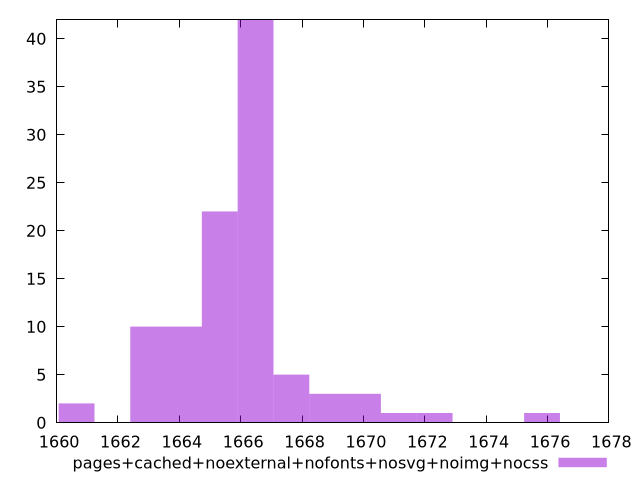

This figure's gnuplot source:
$_pagesCachedNoexternalNofontsNosvgNoimgNocss <<EOF
1665.3178314448392 22
1666.4848376336581 42
1675.820887144211 1
1664.15082525602 10
1662.983819067201 10
1660.6498066895626 2
1668.8188500112963 3
1667.6518438224773 5
1669.9858562001154 3
1672.3198685777536 1
1671.1528623889344 1
EOF
set key outside below
set terminal pngcairo
set output "report_00005_2020-11-02T22-26-11.212Z/metrics/pages+cached+noexternal+nofonts+nosvg+noimg+nocss//raw_hist.png"
set yrange [0:42]
set boxwidth 1.1670061888190884
set style fill transparent solid 0.5 noborder
plot $_pagesCachedNoexternalNofontsNosvgNoimgNocss title "pages+cached+noexternal+nofonts+nosvg+noimg+nocss" with boxes ,
